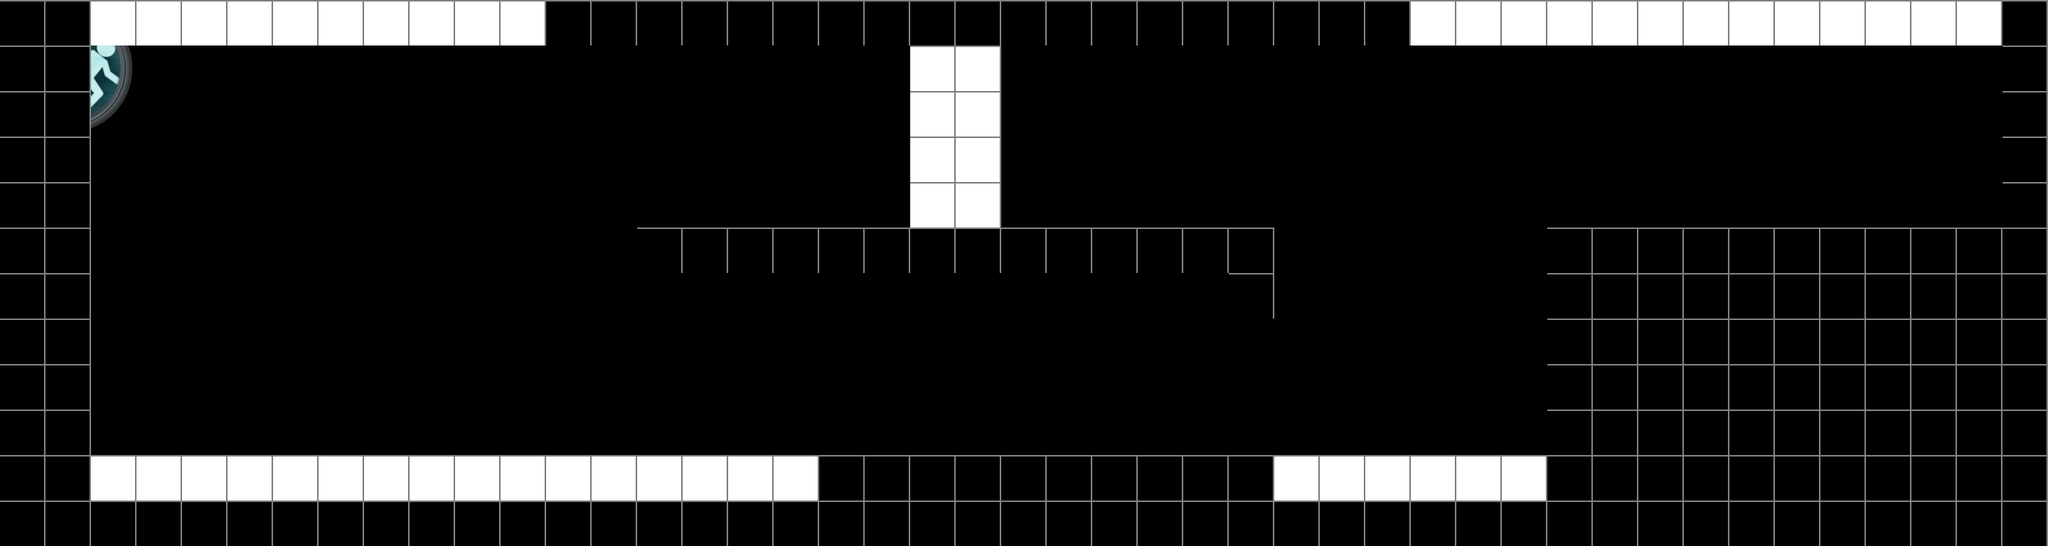

This game map was drawn from its Tiled (.tmx) file and the tilesets committed beside it. A one-line description and the trimmed map source follow:
An orthogonal 45x12 tile map with 60x60 px tiles, 1 tile layer (tiles), 2 image layers and 23 objects (player, exit 1, exit 2).

<map version="1.0" orientation="orthogonal" renderorder="right-down" width="45" height="12" tilewidth="60" tileheight="60" nextobjectid="226">
 <tileset firstgid="1" name="test-tileset" tilewidth="60" tileheight="60" tilecount="12">
  <image source="test-tileset.png" width="240" height="180" />
 </tileset>
 <imagelayer name="exit2view" x="2460" y="150">
  <image source="exit.png" />
 </imagelayer>
 <imagelayer name="exit1view" x="1320" y="150">
  <image source="exit.png" />
 </imagelayer>
 <layer name="tiles" width="45" height="12">
  <data>[540 cells, 235 non-empty, 2 distinct tile ids]</data>
 </layer>
 <objectgroup name="boxes">
  <object id="159" x="1561" y="228" width="55" height="55" />
  <object id="160" x="2054" y="236" width="55" height="55" />
  <object id="208" x="513.5" y="476.5" width="55" height="55" />
 </objectgroup>
 <objectgroup name="player">
  <object id="46" name="player" x="151" y="373" width="60" height="120" />
 </objectgroup>
 <objectgroup name="buttons">
  <object id="192" x="1080" y="600" width="120" height="10">
   <properties>
    <property name="LinkedEntityID" value="186" />
   </properties>
   <polygon points="0,0 29.8182,-14.3187 91.0909,-14.5 120,0" />
  </object>
  <object id="215" x="872" y="300" width="120" height="10">
   <properties>
    <property name="LinkedEntityID" value="186" />
   </properties>
   <polygon points="0,0 29.8182,-14.3187 91.0909,-14.5 120,0" />
  </object>
 </objectgroup>
 <objectgroup name="exits">
  <object id="74" name="exit 1" x="1320" y="120" width="30" height="180">
   <properties>
    <property name="NextLevel" value="0" />
   </properties>
  </object>
  <object id="206" name="exit 2" x="2600" y="120" width="30" height="180">
   <properties>
    <property name="NextLevel" value="5" />
   </properties>
  </object>
 </objectgroup>
 <objectgroup name="surfaces">
  <object id="81" x="1080" y="600" width="600" height="120" />
  <object id="82" x="0" y="0" width="120" height="720" />
  <object id="85" x="720" y="0" width="1140" height="60" />
  <object id="107" x="840" y="300" width="840" height="60" />
  <object id="184" x="2040" y="300" width="600" height="420" />
  <object id="198" x="120" y="660" width="960" height="60" />
  <object id="211" x="1620" y="360" width="60" height="60" />
  <object id="218" x="1680" y="660" width="360" height="60" />
  <object id="220" x="2640" y="-2.75335e-14" width="60" height="720" />
 </objectgroup>
 <objectgroup name="portable-surfaces">
  <object id="98" x="120" y="0" width="600" height="60" />
  <object id="102" x="120" y="600" width="960" height="60" />
  <object id="216" x="1860" y="0" width="780" height="60" />
  <object id="217" x="1200" y="60" width="120" height="240" />
  <object id="219" x="1680" y="600" width="360" height="60" />
 </objectgroup>
 <objectgroup name="gates">
  <object id="186" x="1640" y="420" width="40" height="180">
   <properties>
    <property name="ID" value="186" />
    <property name="locks" value="2" />
   </properties>
  </object>
 </objectgroup>
 <objectgroup name="acid" />
 <objectgroup name="turrets" />
</map>